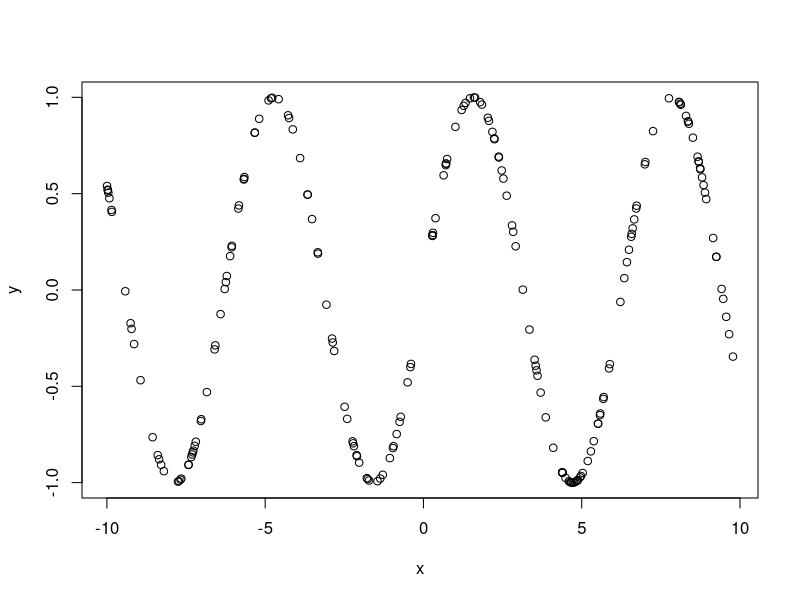
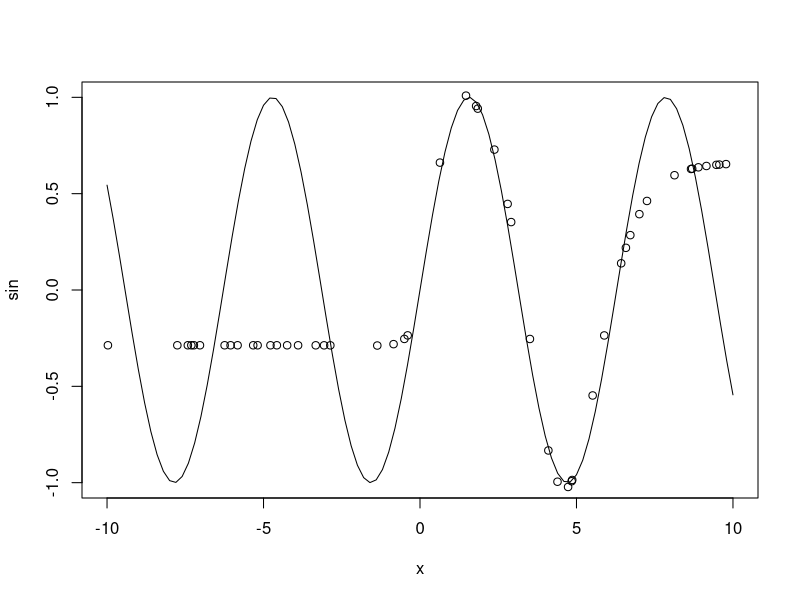
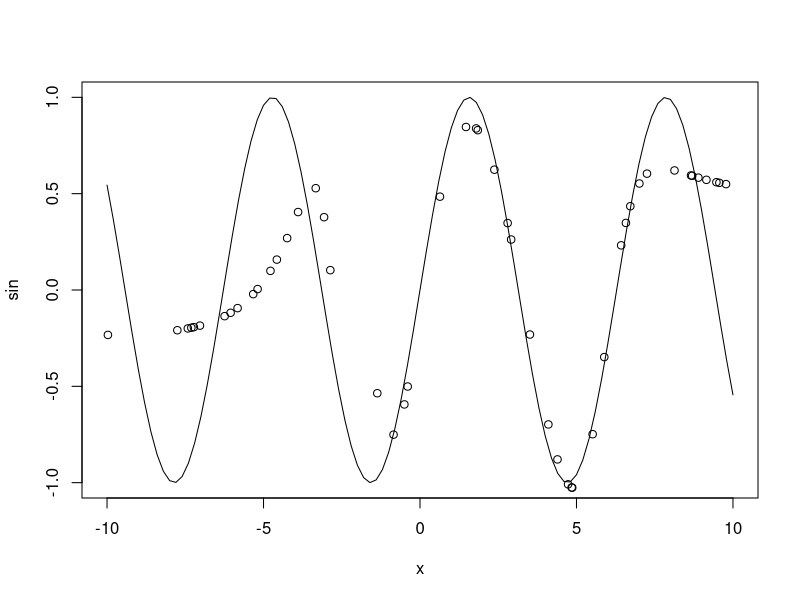

Write R code to recreate these figures, in order.
## ---- chunk 1
set.seed(42)
x<-runif(200, -10, 10) #runif generates random deviates
y<-sin(x) #sine function
plot(x,y)
## ---- chunk 2
x

## ---- chunk 3
weight<-runif(10, -1, 1)

weight

## ---- chunk 4
set.seed(42)
index<-sample(1:length(x),round(0.75*length(x)),replace=FALSE)
reg.train<-data.frame(X=x[index],Y=y[index])
reg.test<-data.frame(X=x[-index],Y=y[-index])
head(reg.train)
## ---- chunk 5
reg.train #150 data ie 75% of 200 obs
dim(reg.train)
## ---- chunk 6
head(reg.test)
dim(reg.test) #25/ of 200
reg.test
## ---- chunk 7
library(nnet)
set.seed(42)
reg.model.1<-nnet(reg.train$X,reg.train$Y,size=3,maxit=50,Wts=weight,linout=TRUE)
## ---- chunk 8
str(reg.model.1)

## ---- chunk 9
summary(reg.model.1)
## ---- chunk 10
predict.model.1<-predict(reg.model.1,data.frame(X=reg.test$X))
str(predict.model.1)
## ---- chunk 11
rmse.reg<-sqrt(sum((reg.test$Y-predict.model.1)^2))
rmse.reg
## ---- chunk 12
plot(sin, -10, 10)
points(reg.test$X,predict.model.1)
## ---- chunk 13
set.seed(42)
reg.model.2<-nnet(reg.train$X,reg.train$Y,size=7,maxit=50,Wts=runif(22, -1, 1),linout=TRUE)

## ---- chunk 14
str(reg.model.2)

## ---- chunk 15
predict.model.2<-predict(reg.model.2,data.frame(X=reg.test$X))
str(predict.model.2)
## ---- chunk 16
rmse.reg<-sqrt(sum((reg.test$Y-predict.model.2)^2))
rmse.reg
## ---- chunk 17
plot(sin, -10, 10)
points(reg.test$X,predict.model.2)
## ---- chunk 18
data<-iris

scale.data<-data.frame(lapply(data[,1:4], function(x) scale(x)))
scale.data$Species<-data$Species

index<-sample(1:nrow(scale.data),round(0.75*nrow(scale.data)),replace=FALSE)
clust.train<-scale.data[index,]
clust.test<-scale.data[-index,]
## ---- chunk 19
set.seed(42)
clust.model<-nnet(Species~.,size=10,Wts=runif(83, -1, 1),data=clust.train)

## ---- chunk 20
predict.model.clust<-predict(clust.model,clust.test[,1:4],type="class")
## ---- chunk 21
Table<-table(clust.test$Species ,predict.model.clust)
Table
## ---- chunk 22
accuracy<-sum(diag(Table))/sum(Table)
accuracy
